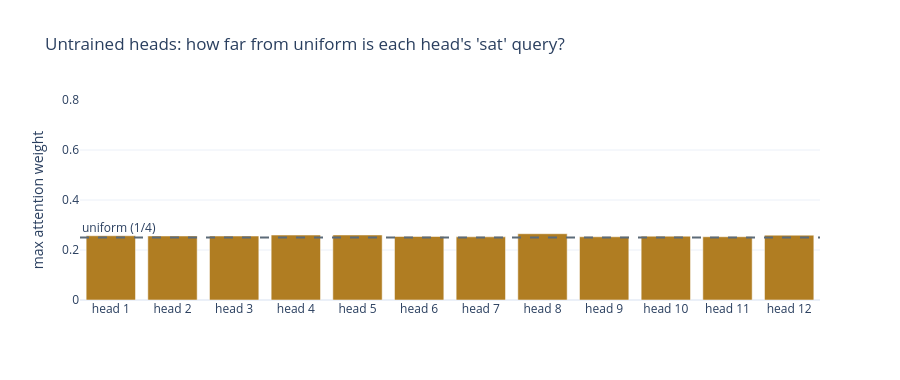

Notebook cell for this chart:
### Markdown cell above
**Idea -- test slide 11's claim on weights that have never been trained.** Slide 11 showed a *trained* Transformer where the query "sat" split cleanly across two heads: one 70% on itself, another 75% on "cat". `mha` above has never seen a single training example -- its `W^Q`/`W^K`/`W^V` are only random initial values. Pull out every head's attention distribution for the query "sat" (token index 2 of `sentence_a`) and check whether anything like slide 11's clean split shows up already, purely from having 12 differently-initialised heads.

### Code cell
sat_weights = mha_w[0, :, 2, :]          # sentence_a is batch index 0, "sat" is token index 2
max_per_head = sat_weights.max(dim=-1).values

print("attention('sat') across all 12 heads, over [the, cat, sat, down]:")
print(sat_weights.detach().numpy().round(3))
print(f"\nmax weight per head: {max_per_head.detach().numpy().round(3)}")
print(f"mean of those maxima:  {max_per_head.mean().item():.4f}")
print(f"uniform baseline (1/4): {0.25:.4f}")

fig = go.Figure()
fig.add_trace(go.Bar(x=[f"head {h+1}" for h in range(H)], y=max_per_head.detach().numpy(),
                      marker_color=GOLD, name="max attention weight"))
fig.add_hline(y=0.25, line_dash="dash", line_color=DIM,
              annotation_text="uniform (1/4)", annotation_position="top left")
fig.update_layout(title="Untrained heads: how far from uniform is each head's 'sat' query?",
                   yaxis_title="max attention weight", yaxis_range=[0, 0.8],
                   template="plotly_white", height=380)
fig.show()

### Figure 1 — Plotly figure (JSON) as saved in the notebook; plotly's stock layout.template omitted (floating-point values rounded to 4 significant figures)
{"data": [{"marker": {"color": "#b07d22"}, "name": "max attention weight", "type": "bar", "x": ["head 1", "head 2", "head 3", "head 4", "head 5", "head 6", "head 7", "head 8", "head 9", "head 10", "head 11", "head 12"], "y": [0.2569, 0.2561, 0.2559, 0.2598, 0.2601, 0.2541, 0.2527, 0.2651, 0.2528, 0.2552, 0.2529, 0.2593]}], "layout": {"annotations": [{"showarrow": false, "text": "uniform (1/4)", "x": 0, "xanchor": "left", "xref": "x domain", "y": 0.25, "yanchor": "bottom", "yref": "y"}], "height": 380, "shapes": [{"line": {"color": "#5c6b78", "dash": "dash"}, "type": "line", "x0": 0, "x1": 1, "xref": "x domain", "y0": 0.25, "y1": 0.25, "yref": "y"}], "title": {"text": "Untrained heads: how far from uniform is each head's 'sat' query?"}, "yaxis": {"range": [0, 0.8], "title": {"text": "max attention weight"}}}}
